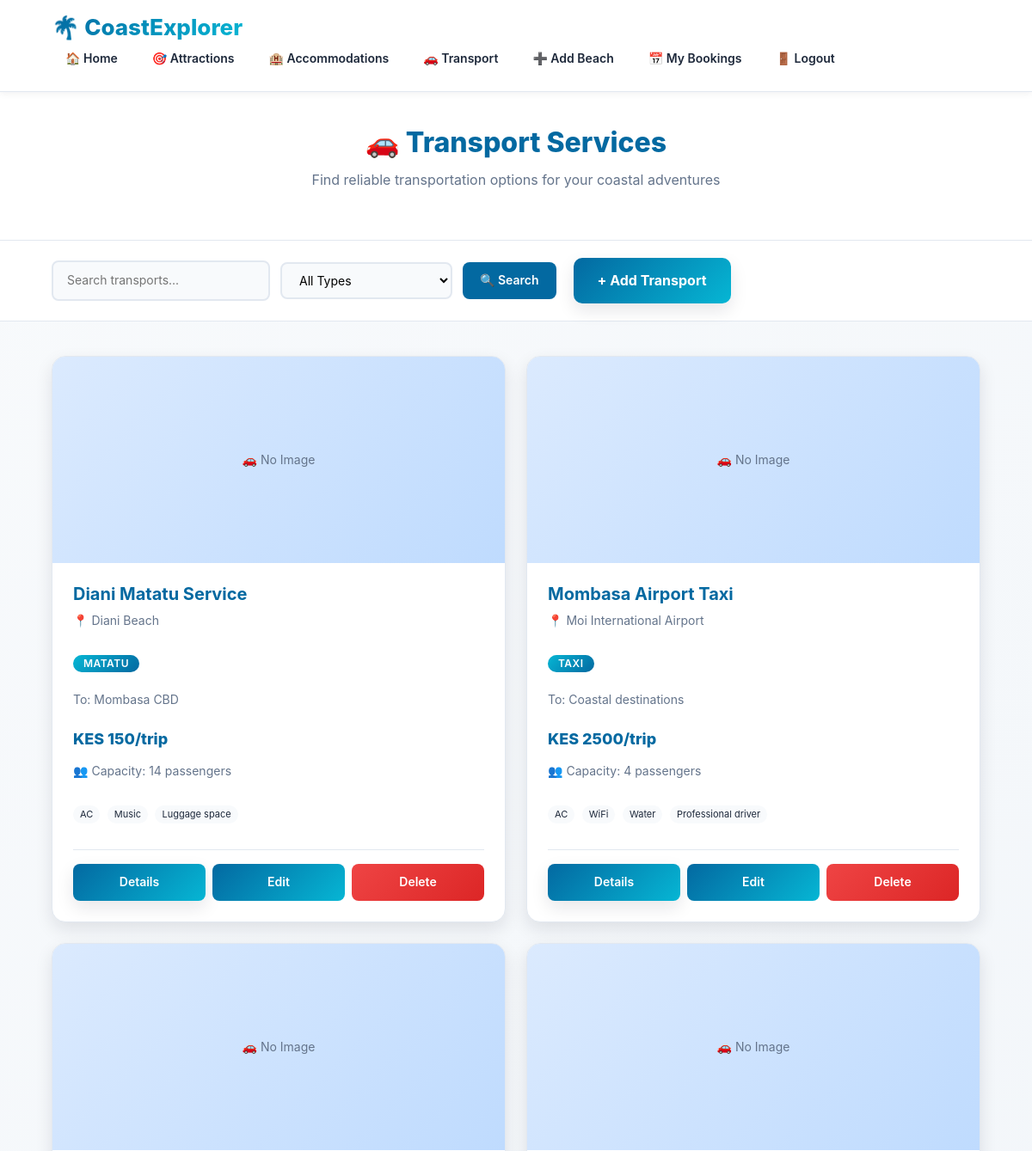
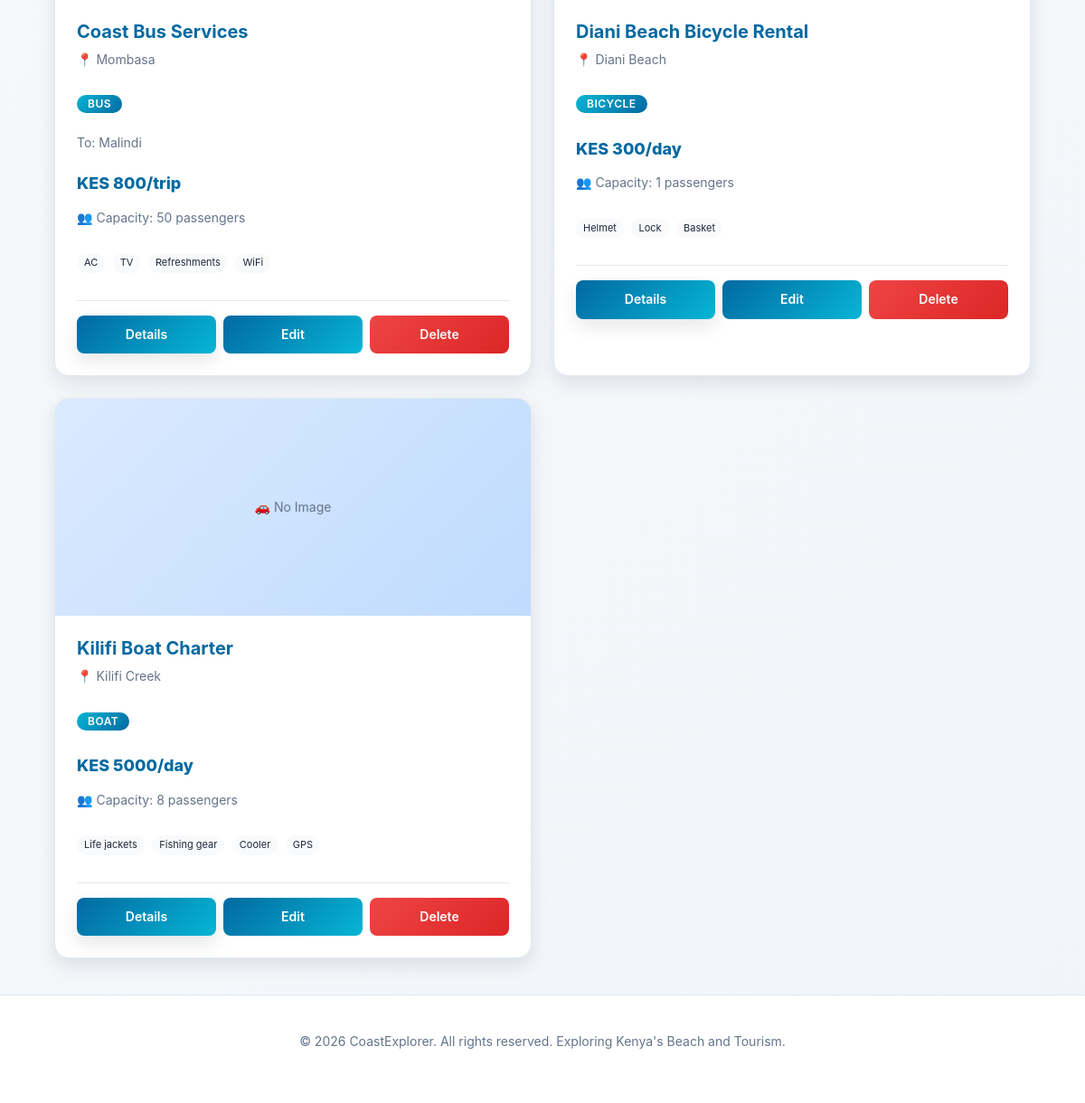
Screenshot of /transports/ (signed in) with the database file from the repository (2 pictures, top to bottom).
### tourism/models.py (models this page shows, shortened)
class Transport(models.Model):
    TRANSPORT_TYPE_CHOICES = [
        ('bus', 'Bus'),
        ('matatu', 'Matatu'),
        ('taxi', 'Taxi'),
        ('car_rental', 'Car Rental'),
        ('motorcycle', 'Motorcycle'),
        ('bicycle', 'Bicycle'),
        ('boat', 'Boat'),
        ('ferry', 'Ferry'),
        ('train', 'Train'),
        ('other', 'Other'),
    ]
    name = models.CharField(max_length=100)
    transport_type = models.CharField(max_length=20, choices=TRANSPORT_TYPE_CHOICES)
    description = models.TextField()
    location = models.CharField(max_length=100, help_text="Base location or route")
    destination = models.CharField(max_length=100, blank=True, help_text="If applicable")
    price_per_trip = models.IntegerField(help_text="Price per trip or per hour")
    price_unit = models.CharField(max_length=20, default="trip", help_text="e.g., trip, hour, day")
    capacity = models.IntegerField(default=1, help_text="Number of passengers")
    amenities = models.TextField(blank=True, help_text="Comma-separated list of amenities")
    image = models.ImageField(upload_to='transport_images/', blank=True, null=True)
    contact_info = models.CharField(max_length=200, blank=True)
    website = models.URLField(blank=True)
    latitude = models.FloatField(blank=True, null=True)
    longitude = models.FloatField(blank=True, null=True)
    available_24_7 = models.BooleanField(default=False)
    created_at = models.DateTimeField(default=timezone.now)
    def get_amenities_list(self):
        if self.amenities:
            return [amenity.strip() for amenity in self.amenities.split(',')]
        return []

### tourism/views.py (the view)
# urls.py: path('transports/', views.transports, name='transports'),
@login_required
def transports(request):
    query = request.GET.get('q', '')
    transport_type = request.GET.get('type', '')
    transports_list = Transport.objects.all()
    if query:
        transports_list = transports_list.filter(name__icontains=query) | transports_list.filter(location__icontains=query)
    if transport_type:
        transports_list = transports_list.filter(transport_type=transport_type)
    types = Transport.TRANSPORT_TYPE_CHOICES
    return render(request, 'transports.html', {
        'transports': transports_list,
        'types': types,
        'query': query,
        'selected_type': transport_type,
    })

### tourism/templates/transports.html (shortened to what this page needs)
{% extends 'base.html' %}
{% block content %}
<section class="section-header">
    <h2>🚗 Transport Services</h2>
    <p>Find reliable transportation options for your coastal adventures</p>
</section>
<section class="filters">
    <form method="GET">
        <input type="text" name="q" placeholder="Search transports..." value="{{ query }}">
        <select name="type">
            <option value="">All Types</option>
        </select>
        <button type="submit">🔍 Search</button>
    </form>
    <a href="{% url 'create_transport' %}" class="add-btn">+ Add Transport</a>
</section>
<section id="transports">
    {% if transports %}
        <div class="grid">
            {% for transport in transports %}
                <div class="card">
                    {% if transport.image %}
                        <img src="{{ transport.image.url }}" alt="{{ transport.name }}">
                    {% else %}
                        <div style="height: 240px; background: linear-gradient(135deg, #dbeafe 0%, #bfdbfe 100%); display: flex; align-items: center; justify-content: center;">
                            <span style="color: var(--text-muted); font-size: 14px;">🚗 No Image</span>
                        </div>
                    {% endif %}
                    <div class="card-body">
                        <h2>{{ transport.name }}</h2>
                        <div class="meta">
                            <span>📍 {{ transport.location }}</span>
                        </div>
                        <div style="margin: 12px 0;">
                            <span class="badge">{{ transport.get_transport_type_display }}</span>
                        </div>
                        {% if transport.destination %}
                            <p style="font-size: 14px; color: var(--text-muted); margin: 8px 0;">
                                To: {{ transport.destination }}
                            </p>
                        {% endif %}
                        <div class="price">KES {{ transport.price_per_trip }}/{{ transport.price_unit }}</div>
                        <div class="capacity">👥 Capacity: {{ transport.capacity }} passengers</div>
                        {% if transport.amenities %}
                            <div class="amenities-list">
                                {% for amenity in transport.get_amenities_list %}
                                    <span class="amenity-tag">{{ amenity }}</span>
                                {% endfor %}
                            </div>
                        {% endif %}
                        <div class="card-actions">
                            <a href="{% url 'transport_detail' transport.id %}" class="btn-primary">Details</a>
                            <a href="{% url 'update_transport' transport.id %}" class="btn-secondary">Edit</a>
                            <a href="{% url 'delete_transport' transport.id %}" style="background: linear-gradient(135deg, #ef4444 0%, #dc2626 100%); color: white;">Delete</a>
                        </div>
                    </div>
                </div>
            {% endfor %}
        </div>
    {% else %}
        <div class="empty-state">
            <h3>No transport services found</h3>
            <p>Be the first to add a transport service to help travelers get around!</p>
            <a href="{% url 'create_transport' %}" class="add-btn">+ Add Transport Service</a>
        </div>
    {% endif %}
</section>
{% endblock %}

### tourism/templates/base.html (style rules this page uses)
:root { --primary-dark: #0f172a; --primary-blue: #0369a1; --accent-cyan: #06b6d4; --light-bg: #f8fafc; --white: #ffffff; --text-dark: #1e293b; --text-muted: #64748b; --border: #e2e8f0; --shadow-sm: 0 2px 8px rgba(15, 23, 42, 0.06); --shadow-md: 0 8px 20px rgba(15, 23, 42, 0.1); --shadow-lg: 0 20px 60px rgba(15, 23, 42, 0.12); }
* { margin: 0; padding: 0; box-sizing: border-box; }
html, body { scroll-behavior: smooth; }
body { background: linear-gradient(135deg, #f8fafc 0%, #f1f5f9 100%); color: var(--text-dark); font-family: -apple-system, BlinkMacSystemFont, 'Segoe UI', 'Roboto', 'Oxygen', 'Ubuntu', 'Cantarell', sans-serif; line-height: 1.6; min-height: 100vh; display: flex; flex-direction: column; }
.grid { display: grid; grid-template-columns: repeat(auto-fill, minmax(320px, 1fr)); gap: 28px; padding: 60px 5% 80px; max-width: 1400px; margin: 0 auto; width: 100%; }
.card { background: var(--white); border-radius: 16px; overflow: hidden; box-shadow: var(--shadow-sm); display: flex; flex-direction: column; transition: all 0.3s cubic-bezier(0.4, 0, 0.2, 1); border: 1px solid var(--border); }
.card-body { padding: 24px; flex: 1; display: flex; flex-direction: column; }
.card-body h2 { margin-bottom: 8px; color: var(--primary-blue); font-size: 20px; font-weight: 700; }
.card-body p { margin-bottom: 12px; line-height: 1.6; color: var(--text-muted); font-size: 14px; }
.meta { margin-bottom: 16px; color: var(--text-muted); font-size: 13px; display: flex; align-items: center; gap: 8px; }
.price { font-size: 24px; font-weight: 800; color: var(--primary-blue); margin-bottom: 16px; }
.card-actions { display: flex; gap: 8px; flex-wrap: wrap; padding-top: 16px; border-top: 1px solid var(--border); margin-top: auto; }
.card-actions a, .card-actions form button { flex: 1; min-width: 100px; text-align: center; text-decoration: none; border: none; color: var(--white); background: linear-gradient(135deg, var(--primary-blue) 0%, var(--accent-cyan) 100%); padding: 11px 14px; border-radius: 10px; font-weight: 600; cursor: pointer; font-size: 13px; transition: all 0.3s ease; }
.controls input, .controls select, input[type="text"], input[type="email"], input[type="password"], textarea, select { padding: 12px 16px; border: 1px solid var(--border); border-radius: 10px; outline: none; font-family: inherit; font-size: 14px; transition: all 0.3s ease; background: var(--light-bg); }
.controls button, button { padding: 12px 24px; border: none; background: linear-gradient(135deg, var(--primary-blue) 0%, var(--accent-cyan) 100%); color: var(--white); border-radius: 10px; cursor: pointer; font-weight: 600; font-size: 14px; transition: all 0.3s ease; }

### rows the page displays
Transport: image "🚗 No Image", get_amenities_list "AC" "Music" "Luggage space"
Transport: image "🚗 No Image", get_amenities_list "AC" "WiFi" "Water" "Professional driver"
Transport: image "🚗 No Image", get_amenities_list "AC" "TV" "Refreshments" "WiFi"
Transport: image "🚗 No Image", get_amenities_list "Helmet" "Lock" "Basket"
Transport: image "🚗 No Image", get_amenities_list "Life jackets" "Fishing gear" "Cooler" "GPS"
